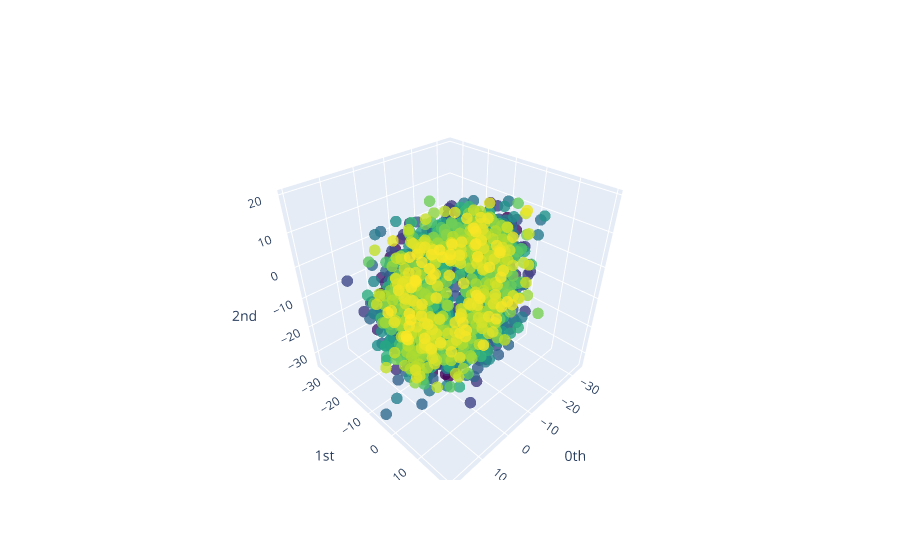

Write notebook code for a chart like this one.
### Code cell
embedding_dimension_nonperiodic = 3
embedding_time_delay_nonperiodic = 270
stride = 10

embedder_nonperiodic = SingleTakensEmbedding(
    parameters_type="fixed",
    n_jobs=2,
    time_delay=embedding_time_delay_nonperiodic,
    dimension=embedding_dimension_nonperiodic,
    stride=stride,
)

y_nonperiodic_embedded = embedder_nonperiodic.fit_transform(y)

plot_point_cloud(y_nonperiodic_embedded)

### Figure 1 — Plotly figure (JSON) as saved in the notebook; plotly's stock layout.template omitted (floating-point values rounded to 4 significant figures; data arrays with more than 128 entries replaced by an {"elided": "..."} marker saying what was removed)
{"data": [{"marker": {"color": {"elided": "2064 int values"}, "colorscale": [[0, "#440154"], [0.1111, "#482878"], [0.2222, "#3e4989"], [0.3333, "#31688e"], [0.4444, "#26828e"], [0.5556, "#1f9e89"], [0.6667, "#35b779"], [0.7778, "#6ece58"], [0.8889, "#b5de2b"], [1, "#fde725"]], "opacity": 0.8, "size": 4}, "mode": "markers", "type": "scatter3d", "x": {"elided": "2064 float values"}, "y": {"elided": "2064 float values"}, "z": {"elided": "2064 float values"}}], "layout": {"scene": {"xaxis": {"exponentformat": "e", "showexponent": "all", "title": {"text": "0th"}, "type": "linear"}, "yaxis": {"exponentformat": "e", "showexponent": "all", "title": {"text": "1st"}, "type": "linear"}, "zaxis": {"exponentformat": "e", "showexponent": "all", "title": {"text": "2nd"}, "type": "linear"}}}}
